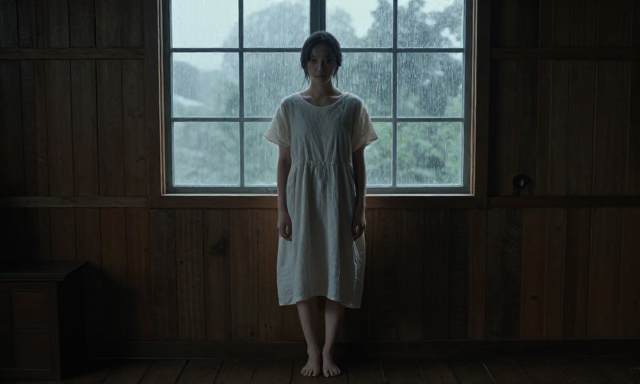
#> input picture research/previs-ab/evidence/A_no_control.png, 640 x 384 px, found by its file name
$ python metric_hard.py
#> lines starting #> are read from the running program, lines starting #| are printed output that depends on the picture
#> in measure, img is the input picture: PIL image 640x384 RGB; mean R, G, B 46.3, 49.6, 47.5
"""P0-2 的**硬指标**：不靠人眼，也不靠像素差。

## 为什么弃用像素差

0.35 那组像素差还有 80%，但画面已经"对了"。
**像素差测的是"图变了多少"，不是"变对了没有"。**

## 用哪两个量

**① 紫色占比** —— 薰衣草花田占多少画面。
这一镜的干扰是"土坡把花田压窄"，所以**紫色占比直接反映损害程度**。
`strength=1.0` 应该显著低，0.5 / 0.35 应接近 A。

**② 地平线位置（行号）** —— 天空/地面的分界在哪一行。
白模给的地平线若被放大，生成图的地平线会**显著上移**。

两个都不依赖模型、不依赖检测器，纯像素统计 —— **可复现、可复算**。

用 `colorsys` 判紫色（R/B 高、G 低），不引 numpy。
"""
from __future__ import annotations

import colorsys
import sys
from pathlib import Path

__all__ = ["purple_ratio", "horizon_row", "measure"]

#: 判"紫"的门限：色相落在 [0.7, 0.87]（紫→品红），饱和度 > 0.22，亮度 > 0.10
HUE_LO, HUE_HI = 0.70, 0.87
SAT_MIN, VAL_MIN = 0.22, 0.10


def purple_ratio(img) -> float:
    """紫色像素占比（0~1）。**这是本实验最直接的损害指标。**"""
    small = img.convert("RGB").resize((160, 96))
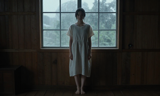
#> small: PIL image 160x96 RGB; mean R, G, B 46.3, 49.6, 47.5
    px = list(small.getdata())
#> px = 15360 items, first 6: (17, 18, 18), (17, 18, 17), (18, 19, 16), (15, 16, 17), (12, 11, 13), (15, 15, 14)
    n = 0
    for r, g, b in px:
        h, s, v = colorsys.rgb_to_hsv(r / 255, g / 255, b / 255)
        if HUE_LO <= h <= HUE_HI and s >= SAT_MIN and v >= VAL_MIN:
            n += 1
#> this loop made 15360 passes
#> (r, g, b, h, s, v) on passes 1 to 3: (17, 18, 18, 0.5, 0.0556, 0.0706), (17, 18, 17, 0.333, 0.0556, 0.0706), (18, 19, 16, 0.222, 0.158, 0.0745)
#> after the loop, n = 0
    return n / len(px)


def horizon_row(img) -> int:
    """地平线估计：**行平均饱和度**变化最大的那一行。

    天空/远山饱和度低，花田饱和度高 —— 分界处梯度最大。
    返回行号（0 = 顶边）。找不到明显分界时返回 -1。
    """
    small = img.convert("RGB").resize((120, 80))
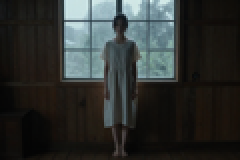
#> small: PIL image 120x80 RGB (shown 2 times larger); mean R, G, B 46.3, 49.6, 47.5
    rows: list[float] = []
    for y in range(80):
        tot = 0.0
        for x in range(120):
            r, g, b = small.getpixel((x, y))
            _h, s, _v = colorsys.rgb_to_hsv(r / 255, g / 255, b / 255)
            tot += s
        rows.append(tot / 120)
#> after the loop, rows = 80 values, max 0.367 at index 65, min 0.172 at index 0, mean 0.277
    best, best_i = 0.0, -1
    # 只在中间 60% 找，避开顶/底边缘的整体过渡
    for y in range(16, 64):
        grad = abs(rows[y + 1] - rows[y - 1])
        if grad > best:
            best, best_i = grad, y
#> this loop made 48 passes
#> (grad, best) on passes 1, 8, 16, 17, 24, 26: (0.00775, 0.00775), (0.0113, 0.0113), (0.0122, 0.0122), (0.0131, 0.0131), (0.0646, 0.0646), (0.138, 0.138)
#> grad on passes 2 to 7: 0.00045, 0.0058, 0.00313, 0.0032, 0.00521, 0.00692
#> after the loop, best = 0.138; best_i = 41
    return best_i if best > 0.02 else -1


def measure(path: Path) -> dict:
    from PIL import Image

    img = Image.open(path).convert("RGB")
    return {
        "file": path.name,
        "purplePct": round(purple_ratio(img) * 100, 2),
        "horizonRow": horizon_row(img),
        "horizonPctOfHeight": round(horizon_row(img) / 80 * 100, 1)
        if horizon_row(img) >= 0 else None,
    }
#> the loop in horizon_row (call 2), `for y in range(16, 64):` made 48 passes
#> grad on passes 2, 3, 4, 5, 6, 7, 9, 10, 11, 12, 13, 14: 0.00045, 0.0058, 0.00313, 0.0032, 0.00521, 0.00692, 0.00364, 0.0085, 0.00375, 0.00757, 0.0106, 0.00919


def main() -> int:
    sys.stdout.reconfigure(encoding="utf-8")                # type: ignore[attr-defined]
    base = Path(r"D:\AI\ds.8\Little_Crew\research\p0-2-control-ab")
    names = [
        ("A_no_control.png", "A 无控制"),
        ("B_with_control.png", "B strength=1.0"),
        ("B_strength_0.5.png", "B strength=0.5"),
        ("B_strength_0.35.png", "B strength=0.35"),
        ("B_with_props_0.35.png", "B 0.35 + 道具"),
    ]
    print(f"  {'组':18s} {'紫色占比':>8s} {'地平线行':>8s}")
    out = []
    for fn, label in names:
        p = base / fn
        if not p.is_file():
            print(f"  {label:18s}  （缺文件）")
            continue
        m = measure(p)
#> m = {'file': 'A_no_control.png', 'purplePct': 0, 'horizonRow': 41, 'horizonPctOfHeight': 51.2}
        out.append({**m, "label": label})
        print(f"  {label:18s} {m['purplePct']:7.2f}% {str(m['horizonRow']):>8s}")
#|   A 无控制                 0.00%       41
#> pass 2 of the loop in main, `for fn, label in names:`:
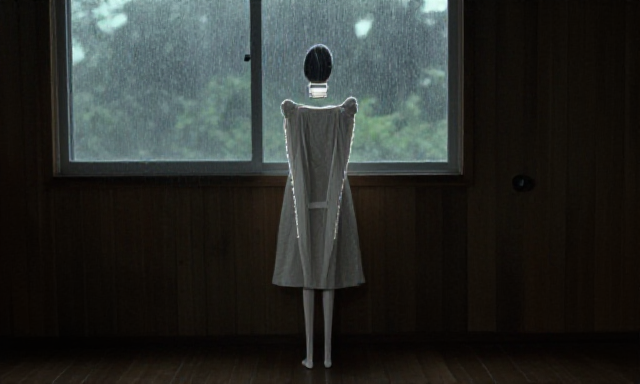
#> input picture research/previs-ab/evidence/B_with_control.png, 640 x 384 px, found by its file name
#> in measure, img is the input picture: PIL image 640x384 RGB; mean R, G, B 41.6, 44.4, 41.3
#> the loop in purple_ratio (call 2), `for r, g, b in px:` made 15360 passes
#> (r, g, b, h, s, v) on passes 1 to 3: (12, 12, 9, 0.167, 0.25, 0.0471), (13, 13, 8, 0.167, 0.385, 0.051), (14, 12, 7, 0.119, 0.5, 0.0549)
#> in horizon_row (call 4), `small = img.convert("RGB").resize((120, 80))`:
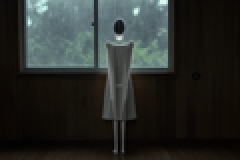
#> small: PIL image 120x80 RGB (shown 2 times larger); mean R, G, B 41.5, 44.4, 41.3
#> after the loop in horizon_row (call 4), `for y in range(80):`: rows = 80 values, max 0.573 at index 74, min 0.23 at index 36, mean 0.395
#> the loop in horizon_row (call 4), `for y in range(16, 64):` made 48 passes
#> (grad, best) on passes 1, 6, 18, 19, 20, 21, 22: (0.00735, 0.00735), (0.0108, 0.0108), (0.0194, 0.0194), (0.0278, 0.0278), (0.0402, 0.0402), (0.155, 0.155), (0.227, 0.227)
#> after the loop in horizon_row (call 4), `for y in range(16, 64):`: best = 0.227; best_i = 37
#|   B strength=1.0        0.00%       37
#> pass 3 of the loop in main, `for fn, label in names:`:
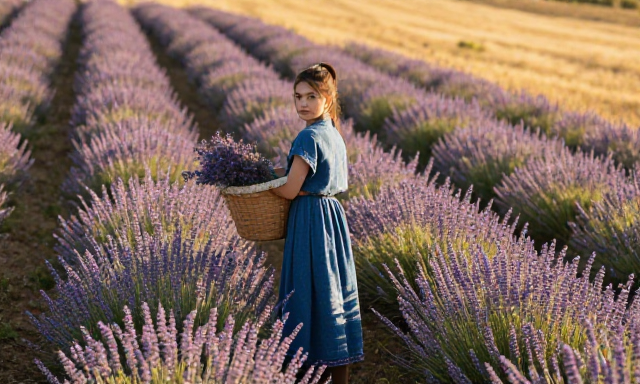
#> input picture research/p0-2-control-ab/B_strength_0.5.png, 640 x 384 px, found by its file name
#> in measure, img is the input picture: PIL image 640x384 RGB; mean R, G, B 124.4, 102.5, 91.7
#> in purple_ratio (call 3), `small = img.convert("RGB").resize((160, 96))`:
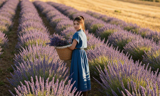
#> small: PIL image 160x96 RGB; mean R, G, B 124.4, 102.5, 91.7
#> the loop in purple_ratio (call 3), `for r, g, b in px:` made 15360 passes
#> (r, g, b) on passes 1 to 3: (166, 133, 123), (166, 128, 118), (173, 128, 120)
#> in horizon_row (call 7), `small = img.convert("RGB").resize((120, 80))`:
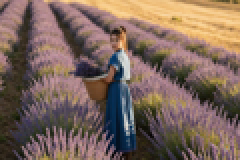
#> small: PIL image 120x80 RGB (shown 2 times larger); mean R, G, B 124.4, 102.5, 91.7
#|   B strength=0.5        1.96%       25
#> the loop made 5 passes; the first 3 are shown
    import json

    (base / "hard_metrics.json").write_text(
        json.dumps(out, ensure_ascii=False, indent=2), encoding="utf-8")
    print("  写出:", base / "hard_metrics.json")
    return 0


if __name__ == "__main__":
    raise SystemExit(main())
#> (the program exits here)
